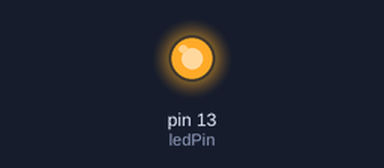
The sketch below on a simulated Arduino Uno, built with avr-gcc and run on an emulated ATmega328P. Parts: output pins drawn as LEDs (lit = HIGH).

Above: at 1.0 s.
At 3.0 s:
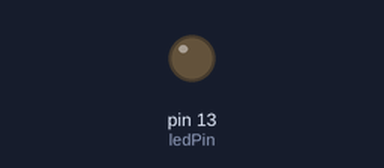
Timing chart, 0 to 5.2 s (numbered marks = the images above):
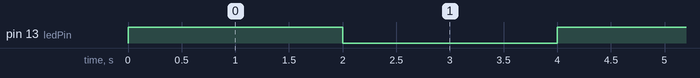

The sketch:

LedYakma.ino
```cpp
#define ledPin 13

void setup() {
  // put your setup code here, to run once:
  Serial.begin(9600);
  pinMode(ledPin,OUTPUT);

}

void loop() {
  digitalWrite(ledPin,HIGH);
  delay(2000);
  digitalWrite(ledPin,LOW);
  delay(2000);

  // put your main code here, to run repeatedly:

}
```

Measured:
- by itself, pin 13 (ledPin): alternates HIGH for 2.0 s and LOW for 2.0 s
